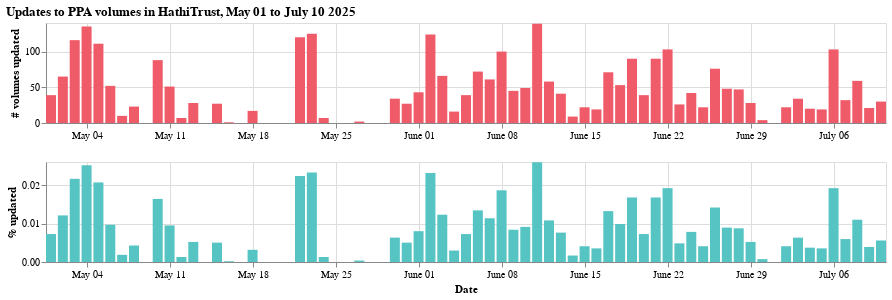

Write notebook code for a chart like this one.
### Code cell
# ppa charts equivalent to above

ppa_num_chart = (
    alt.Chart(update_data_df)
    .mark_bar(width=10, color="#f05b69")
    .encode(
        x=alt.X("date", title="").axis(
            format="%B %d",
            tickCount="week",  # labels=False to suppress for combination
        ),  # suppress labels since displayed together
        y=alt.Y("ppa_updated", title="# volumes updated"),
    )
    .properties(
        height=100,
        width=840,
        # title=f"Updates to PPA volumes in HathiTrust, {earliest.strftime('%B %d')} to {latest.strftime('%B %d %Y')}",
    )
)


ppa_pct_chart = (
    num_chart.mark_bar(width=10, color="#57c4c4")
    .encode(
        x=alt.X("date", title="Date").axis(format="%B %d", tickCount="week"),
        y=alt.Y("pct_ppa_updated", title="% updated"),
    )
    .properties(height=100)
)

ppa_combined_chart = (
    (ppa_num_chart & ppa_pct_chart)
    .properties(
        title=f"Updates to PPA volumes in HathiTrust, {earliest.strftime('%B %d')} to {latest.strftime('%B %d %Y')}"
    )
    .resolve_scale(x="shared")
)
# ppa_combined_chart.save("figures/ppa_hathitrust_changes.pdf")
ppa_combined_chart

### Figure 1 — Vega-Lite specification as saved in the notebook (floating-point values rounded to 4 significant figures)
{"$schema": "https://vega.github.io/schema/vega-lite/v5.20.1.json", "config": {"view": {"continuousHeight": 300, "continuousWidth": 300}}, "data": {"name": "data-224658dfa57a8b78dfff885e230c5faa"}, "datasets": {"data-224658dfa57a8b78dfff885e230c5faa": [{"date": "2025-05-01T00:00:00", "num_updated": 459707, "pct_ppa_updated": 0.007269, "pct_updated": 0.0243, "ppa_updated": 39}, {"date": "2025-05-02T00:00:00", "num_updated": 377472, "pct_ppa_updated": 0.01212, "pct_updated": 0.01995, "ppa_updated": 65}, {"date": "2025-05-03T00:00:00", "num_updated": 423831, "pct_ppa_updated": 0.02162, "pct_updated": 0.0224, "ppa_updated": 116}, {"date": "2025-05-04T00:00:00", "num_updated": 265070, "pct_ppa_updated": 0.02516, "pct_updated": 0.01401, "ppa_updated": 135}, {"date": "2025-05-05T00:00:00", "num_updated": 420486, "pct_ppa_updated": 0.02069, "pct_updated": 0.02222, "ppa_updated": 111}, {"date": "2025-05-06T00:00:00", "num_updated": 457121, "pct_ppa_updated": 0.009692, "pct_updated": 0.02416, "ppa_updated": 52}, {"date": "2025-05-07T00:00:00", "num_updated": 118717, "pct_ppa_updated": 0.001864, "pct_updated": 0.006274, "ppa_updated": 10}, {"date": "2025-05-08T00:00:00", "num_updated": 403917, "pct_ppa_updated": 0.004287, "pct_updated": 0.02135, "ppa_updated": 23}, {"date": "2025-05-10T00:00:00", "num_updated": 675112, "pct_ppa_updated": 0.0164, "pct_updated": 0.03568, "ppa_updated": 88}, {"date": "2025-05-11T00:00:00", "num_updated": 440304, "pct_ppa_updated": 0.009506, "pct_updated": 0.02327, "ppa_updated": 51}, {"date": "2025-05-12T00:00:00", "num_updated": 289095, "pct_ppa_updated": 0.001305, "pct_updated": 0.01528, "ppa_updated": 7}, {"date": "2025-05-13T00:00:00", "num_updated": 316016, "pct_ppa_updated": 0.005219, "pct_updated": 0.0167, "ppa_updated": 28}, {"date": "2025-05-14T00:00:00", "num_updated": 575, "pct_ppa_updated": 0.0, "pct_updated": 3.039e-05, "ppa_updated": 0}, {"date": "2025-05-15T00:00:00", "num_updated": 846329, "pct_ppa_updated": 0.005033, "pct_updated": 0.04473, "ppa_updated": 27}, {"date": "2025-05-16T00:00:00", "num_updated": 277052, "pct_ppa_updated": 0.0001864, "pct_updated": 0.01464, "ppa_updated": 1}, {"date": "2025-05-17T00:00:00", "num_updated": 48732, "pct_ppa_updated": 0.0, "pct_updated": 0.002576, "ppa_updated": 0}, {"date": "2025-05-18T00:00:00", "num_updated": 48021, "pct_ppa_updated": 0.003169, "pct_updated": 0.002538, "ppa_updated": 17}, {"date": "2025-05-19T00:00:00", "num_updated": 22824, "pct_ppa_updated": 0.0, "pct_updated": 0.001206, "ppa_updated": 0}, {"date": "2025-05-20T00:00:00", "num_updated": 6751, "pct_ppa_updated": 0.0, "pct_updated": 0.0003568, "ppa_updated": 0}, {"date": "2025-05-21T00:00:00", "num_updated": 5356, "pct_ppa_updated": 0.0, "pct_updated": 0.0002831, "ppa_updated": 0}, {"date": "2025-05-22T00:00:00", "num_updated": 332550, "pct_ppa_updated": 0.02237, "pct_updated": 0.01758, "ppa_updated": 120}, {"date": "2025-05-23T00:00:00", "num_updated": 499195, "pct_ppa_updated": 0.0233, "pct_updated": 0.02638, "ppa_updated": 125}, {"date": "2025-05-24T00:00:00", "num_updated": 91672, "pct_ppa_updated": 0.001305, "pct_updated": 0.004845, "ppa_updated": 7}, {"date": "2025-05-25T00:00:00", "num_updated": 14506, "pct_ppa_updated": 0.0, "pct_updated": 0.0007667, "ppa_updated": 0}, {"date": "2025-05-26T00:00:00", "num_updated": 7544, "pct_ppa_updated": 0.0, "pct_updated": 0.0003987, "ppa_updated": 0}, {"date": "2025-05-27T00:00:00", "num_updated": 3881, "pct_ppa_updated": 0.0003728, "pct_updated": 0.0002051, "ppa_updated": 2}, {"date": "2025-05-28T00:00:00", "num_updated": 929, "pct_ppa_updated": 0.0, "pct_updated": 4.91e-05, "ppa_updated": 0}, {"date": "2025-05-29T00:00:00", "num_updated": 8020, "pct_ppa_updated": 0.0, "pct_updated": 0.0004239, "ppa_updated": 0}, {"date": "2025-05-30T00:00:00", "num_updated": 687959, "pct_ppa_updated": 0.006337, "pct_updated": 0.03636, "ppa_updated": 34}, {"date": "2025-05-31T00:00:00", "num_updated": 410943, "pct_ppa_updated": 0.005033, "pct_updated": 0.02172, "ppa_updated": 27}, {"date": "2025-06-01T00:00:00", "num_updated": 615189, "pct_ppa_updated": 0.008015, "pct_updated": 0.03251, "ppa_updated": 43}, {"date": "2025-06-02T00:00:00", "num_updated": 419028, "pct_ppa_updated": 0.02311, "pct_updated": 0.02215, "ppa_updated": 124}, {"date": "2025-06-03T00:00:00", "num_updated": 465977, "pct_ppa_updated": 0.0123, "pct_updated": 0.02463, "ppa_updated": 66}, {"date": "2025-06-04T00:00:00", "num_updated": 358816, "pct_ppa_updated": 0.002982, "pct_updated": 0.01896, "ppa_updated": 16}, {"date": "2025-06-05T00:00:00", "num_updated": 359528, "pct_ppa_updated": 0.007269, "pct_updated": 0.019, "ppa_updated": 39}, {"date": "2025-06-06T00:00:00", "num_updated": 342298, "pct_ppa_updated": 0.01342, "pct_updated": 0.01809, "ppa_updated": 72}, {"date": "2025-06-07T00:00:00", "num_updated": 449139, "pct_ppa_updated": 0.01137, "pct_updated": 0.02374, "ppa_updated": 61}, {"date": "2025-06-08T00:00:00", "num_updated": 513151, "pct_ppa_updated": 0.01864, "pct_updated": 0.02712, "ppa_updated": 100}, {"date": "2025-06-09T00:00:00", "num_updated": 312105, "pct_ppa_updated": 0.008388, "pct_updated": 0.0165, "ppa_updated": 45}, {"date": "2025-06-10T00:00:00", "num_updated": 378394, "pct_ppa_updated": 0.009133, "pct_updated": 0.02, "ppa_updated": 49}, {"date": "2025-06-11T00:00:00", "num_updated": 582708, "pct_ppa_updated": 0.02591, "pct_updated": 0.0308, "ppa_updated": 139}, {"date": "2025-06-12T00:00:00", "num_updated": 515628, "pct_ppa_updated": 0.01081, "pct_updated": 0.02725, "ppa_updated": 58}, {"date": "2025-06-13T00:00:00", "num_updated": 495513, "pct_ppa_updated": 0.007642, "pct_updated": 0.02619, "ppa_updated": 41}, {"date": "2025-06-14T00:00:00", "num_updated": 437156, "pct_ppa_updated": 0.001678, "pct_updated": 0.0231, "ppa_updated": 9}, {"date": "2025-06-15T00:00:00", "num_updated": 487611, "pct_ppa_updated": 0.004101, "pct_updated": 0.02577, "ppa_updated": 22}, {"date": "2025-06-16T00:00:00", "num_updated": 446809, "pct_ppa_updated": 0.003541, "pct_updated": 0.02361, "ppa_updated": 19}, {"date": "2025-06-17T00:00:00", "num_updated": 542288, "pct_ppa_updated": 0.01323, "pct_updated": 0.02866, "ppa_updated": 71}, {"date": "2025-06-18T00:00:00", "num_updated": 559878, "pct_ppa_updated": 0.009879, "pct_updated": 0.02959, "ppa_updated": 53}, {"date": "2025-06-19T00:00:00", "num_updated": 408969, "pct_ppa_updated": 0.01678, "pct_updated": 0.02161, "ppa_updated": 90}, {"date": "2025-06-20T00:00:00", "num_updated": 280371, "pct_ppa_updated": 0.007269, "pct_updated": 0.01482, "ppa_updated": 39}, {"date": "2025-06-21T00:00:00", "num_updated": 381278, "pct_ppa_updated": 0.01678, "pct_updated": 0.02015, "ppa_updated": 90}, {"date": "2025-06-22T00:00:00", "num_updated": 505103, "pct_ppa_updated": 0.0192, "pct_updated": 0.0267, "ppa_updated": 103}, {"date": "2025-06-23T00:00:00", "num_updated": 417529, "pct_ppa_updated": 0.004846, "pct_updated": 0.02207, "ppa_updated": 26}, {"date": "2025-06-24T00:00:00", "num_updated": 647451, "pct_ppa_updated": 0.007829, "pct_updated": 0.03422, "ppa_updated": 42}, {"date": "2025-06-25T00:00:00", "num_updated": 470756, "pct_ppa_updated": 0.004101, "pct_updated": 0.02488, "ppa_updated": 22}, {"date": "2025-06-26T00:00:00", "num_updated": 449417, "pct_ppa_updated": 0.01417, "pct_updated": 0.02375, "ppa_updated": 76}, {"date": "2025-06-27T00:00:00", "num_updated": 405193, "pct_ppa_updated": 0.008947, "pct_updated": 0.02142, "ppa_updated": 48}, {"date": "2025-06-28T00:00:00", "num_updated": 497475, "pct_ppa_updated": 0.00876, "pct_updated": 0.02629, "ppa_updated": 47}, {"date": "2025-06-29T00:00:00", "num_updated": 161896, "pct_ppa_updated": 0.005219, "pct_updated": 0.008557, "ppa_updated": 28}, {"date": "2025-06-30T00:00:00", "num_updated": 40566, "pct_ppa_updated": 0.0007456, "pct_updated": 0.002144, "ppa_updated": 4}, {"date": "2025-07-01T00:00:00", "num_updated": 17230, "pct_ppa_updated": 0.0, "pct_updated": 0.0009106, "ppa_updated": 0}, {"date": "2025-07-02T00:00:00", "num_updated": 285218, "pct_ppa_updated": 0.004101, "pct_updated": 0.01507, "ppa_updated": 22}, {"date": "2025-07-03T00:00:00", "num_updated": 353668, "pct_ppa_updated": 0.006337, "pct_updated": 0.01869, "ppa_updated": 34}, {"date": "2025-07-04T00:00:00", "num_updated": 368403, "pct_ppa_updated": 0.003728, "pct_updated": 0.01947, "ppa_updated": 20}, {"date": "2025-07-05T00:00:00", "num_updated": 413547, "pct_ppa_updated": 0.003541, "pct_updated": 0.02186, "ppa_updated": 19}, {"date": "2025-07-06T00:00:00", "num_updated": 461452, "pct_ppa_updated": 0.0192, "pct_updated": 0.02439, "ppa_updated": 103}, {"date": "2025-07-07T00:00:00", "num_updated": 407286, "pct_ppa_updated": 0.005965, "pct_updated": 0.02153, "ppa_updated": 32}, {"date": "2025-07-08T00:00:00", "num_updated": 335421, "pct_ppa_updated": 0.011, "pct_updated": 0.01773, "ppa_updated": 59}, {"date": "2025-07-09T00:00:00", "num_updated": 392793, "pct_ppa_updated": 0.003914, "pct_updated": 0.02076, "ppa_updated": 21}, {"date": "2025-07-10T00:00:00", "num_updated": 445583, "pct_ppa_updated": 0.005592, "pct_updated": 0.02355, "ppa_updated": 30}]}, "resolve": {"scale": {"x": "shared"}}, "title": "Updates to PPA volumes in HathiTrust, May 01 to July 10 2025", "usermeta": {"embedOptions": {}}, "vconcat": [{"encoding": {"x": {"axis": {"format": "%B %d", "tickCount": "week"}, "field": "date", "title": "", "type": "temporal"}, "y": {"field": "ppa_updated", "title": "# volumes updated", "type": "quantitative"}}, "height": 100, "mark": {"color": "#f05b69", "type": "bar", "width": 10}, "width": 840}, {"encoding": {"x": {"axis": {"format": "%B %d", "tickCount": "week"}, "field": "date", "title": "Date", "type": "temporal"}, "y": {"field": "pct_ppa_updated", "title": "% updated", "type": "quantitative"}}, "height": 100, "mark": {"color": "#57c4c4", "type": "bar", "width": 10}, "usermeta": {"embedOptions": {}}, "width": 840}]}
